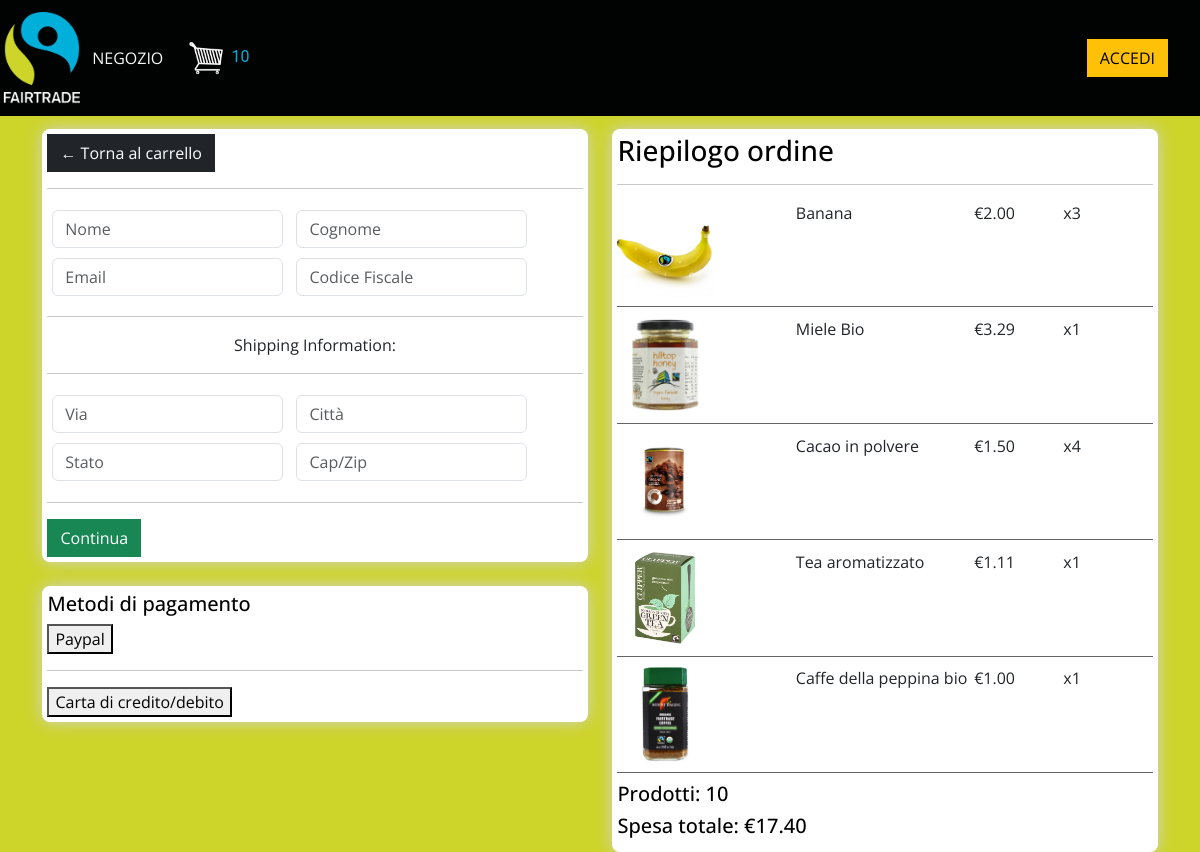
Screenshot of /checkout/ (signed in) with the database file from the repository.
### store/models.py (models this page shows, shortened)
class Order(models.Model):  # il nostro carrello
    customer = models.ForeignKey(Customer, on_delete=models.SET_NULL, null=True, blank=True)  # oneToMany
    date_ordered = models.DateTimeField(auto_now_add=True)
    complete = models.BooleanField(default=False)
    transaction_id = models.CharField(max_length=200, null=True)
    @property
    def get_cart_total(self):
        orderitems = self.orderitem_set.all()
        total = sum([item.get_total for item in orderitems])
        return total
    @property
    def get_cart_items(self):
        orderitems = self.orderitem_set.all()
        total = sum([item.quantity for item in orderitems])
        return total

class OrderItem(models.Model):  # oggetto dentro carrello
    product = models.ForeignKey(Product, on_delete=models.SET_NULL, null=True)
    order = models.ForeignKey(Order, on_delete=models.SET_NULL, null=True)
    quantity = models.IntegerField(default=0, null=True, blank=True)
    date_added = models.DateTimeField(auto_now_add=True)
    @property
    def get_total(self):
        total = self.product.price * self.quantity
        return total

class Product(models.Model):
    name = models.CharField(max_length=42)
    price = models.FloatField()
    digital = models.BooleanField(default=False, null=True,
                                  blank=True)  # digital è bool, così sappiamo se è fisico o meno il prodotto
    image = models.ImageField(null=True, blank=True)
    descrizione = models.CharField(max_length=500, blank=True, null=True)
    @property
    def imageURL(self):
        try:
            url = self.image.url
        except:
            url = ''
        return url

### store/views.py (the view)
# urls.py: path('checkout/', views.checkout, name="checkout"),
def checkout(request):
    if request.user.is_authenticated:
        customer = request.user.customer
        order, created = Order.objects.get_or_create(customer=customer,
                                                     complete=False)
        items = order.orderitem_set.all()
    else:
        items = []
        order = {'get_cart_total': 0, 'get_cart_items': 0}
    context = {'items': items, 'order': order}
    return render(request, "store/checkout.html", context)

### store/templates/store/checkout.html
{% extends 'store/base.html' %}
{% load static %}
{% block content %}
     <div class="row">
		<div class="col-lg-6">
			<div class="box-element" id="form-wrapper">
                <a  class="btn btn-dark" href="{% url 'cart' %}">&#x2190; Torna al carrello</a>
				<hr>
				<form id="form">
					<div id="user-info">
						<div class="form-field">
							<input required class="form-control" type="text" name="Nome" placeholder="Nome">
						</div>
                        <div class="form-field">
							<input required class="form-control" type="text" name="Cognome" placeholder="Cognome">
						</div>
						<div class="form-field">
							<input required class="form-control" type="email" name="Email" placeholder="Email">
						</div>
                        <div class="form-field">
							<input class="form-control" type="text" name="CF" placeholder="Codice Fiscale">
						</div>
					</div>
					<div id="shipping-info">
						<hr>
						<p class="shipping">Shipping Information:</p>
						<hr>
						<div class="form-field">
							<input class="form-control" type="text" name="Indirizzo" placeholder="Via">
						</div>
						<div class="form-field">
							<input class="form-control" type="text" name="Provincia" placeholder="Città">
						</div>
						<div class="form-field">
							<input class="form-control" type="text" name="Stato" placeholder="Stato">
						</div>
						<div class="form-field">
							<input class="form-control" type="text" name="Codice postale" placeholder="Cap/Zip">
						</div>
					</div>
					<hr>
					<input id="form-button" class="btn btn-success btn-block" type="submit" value="Continua">
				</form>
			</div>
			<br>
			<div class="box-element">
                <h5>Metodi di pagamento</h5>
				<button>Paypal</button>
               <hr>
                <button>Carta di credito/debito</button>
			</div>
		</div>
		<div class="col-lg-6">
			<div class="box-element">
				<h3>Riepilogo ordine</h3>
				<hr>
                {% for item in items %}
				<div class="cart-row">
					<div style="flex:2"><img class="row-image" src="{{item.product.imageURL}}"></div>
					<div style="flex:2"><p>{{item.product.name}}</p></div>
					<div style="flex:1"><p>€{{item.product.price|floatformat:2}}</p></div>
					<div style="flex:1"><p>x{{item.quantity}}</p></div>
				</div>
                {% endfor %}
				<h5>Prodotti: {{order.get_cart_items}}</h5>
				<h5>Spesa totale:   €{{order.get_cart_total|floatformat:2}}</h5>
			</div>
		</div>
	</div>
{% endblock %}

### store/templates/store/base.html (shortened to what this page needs)
<!doctype html>
{% load static %}
<html lang="en">
<head>
    <link href="https://cdn.jsdelivr.net/npm/bootstrap@5.3.0-alpha2/dist/css/bootstrap.min.css"
      rel="stylesheet"
>
    <link rel="stylesheet"  type="text/css" href="{% static 'css/base.css' %}">
</head>
<body>
    <nav class="navbar navbar-expand-lg " >
        <a class="nav-logo" href="{% url 'store' %}"><img src="{% static 'immagini/logo.png' %}" width=auto height="100" alt="immagine prodotto"> </a>
        <div class="collapse navbar-collapse" id="navbarSupportedContent">
            <ul class="navbar-nav mr-auto">
                <li class="nav-item active">
                    <a class="nav-link" id="nav-link"href="{% url 'store' %}">NEGOZIO</a>
                </li>
            </ul>
            <div class="form-inline my-2 my-lg-0">
                <a href="{% url 'cart' %}">
                    <img id= "cart-icon" src="{% static 'immagini/cart.png' %}" alt="link al carrello" ></a>
                <p id="cart-total">{{ order.get_cart_items }}</p>
            </div>
            <ul class="navbar-nav ms-auto">
                <li>
                    <a href="{% url 'login' %}" class="btn btn-warning" id="accedi">ACCEDI</a>
                </li>
            </ul>
        </div>
    </nav>
    <div class="container">
        {% block content %}{% endblock %}
    </div>
</body>
</html>

### static/css/base.css (style rules this page uses)
body { background-color: #CDD42A; font-family: 'Open Sans', sans-serif; }
#accedi { margin-right: 2rem; }
h1,h2,h3,h4,h5,h6 { color: black; }
.box-element { box-shadow: lightgray 0 0 1rem; background-color: #fff; border-radius: 0.5rem; padding: 1%; }
#cart-icon { width: 2.5rem; display: inline-block; margin-left: 1rem; height: 2.5rem; }
#cart-total { text-align: center; font-family: "Roboto", "Lucida Grande", Verdana, Arial, sans-serif; display: inline; color: #00B0DB; font-size: 1rem; }
.col-lg-4, .col-lg-6, .col-lg-8, .col-lg-12 { margin-top: 0.8rem; }
.btn { border-radius: 0; }
.row-image { width: 6rem; }
.shipping { text-align: center; }
.form-field { width:15rem; display: inline-block; padding: 0.3rem; }
.cart-row { display: flex; align-items: normal; padding-bottom: 0.6rem; margin-bottom: 0.6rem; border-bottom: 1px solid #646464; }
.navbar { background-color: #010202 }
.navbar-nav .nav-link, .navbar-nav .nav-link:visited, .navbar-nav .nav-link:hover, .navbar-nav .nav-link:focus, .navbar-nav .nav-link:active { color: whitesmoke; }

### rows the page displays
Order: get_cart_items "10", get_cart_total "17.40"
OrderItem: product.imageURL (picture), product.name "Banana", product.price "2.00", quantity "3"
OrderItem: product.imageURL (picture), product.name "Miele Bio", product.price "3.29", quantity "1"
OrderItem: product.imageURL (picture), product.name "Cacao in polvere", product.price "1.50", quantity "4"
OrderItem: product.imageURL (picture), product.name "Tea aromatizzato", product.price "1.11", quantity "1"
OrderItem: product.imageURL (picture), product.name "Caffe della peppina bio", product.price "1.00", quantity "1"
